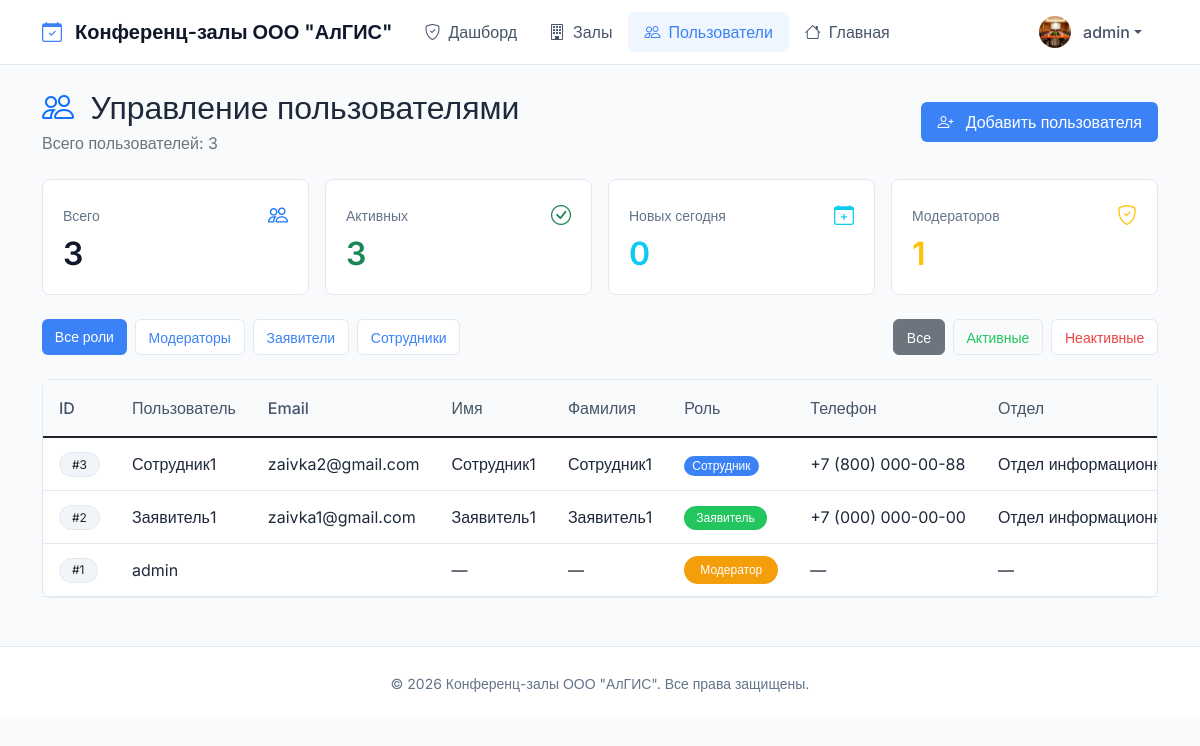
Page /moderator/users/ (signed in) on the committed database.
### bookings/models.py (models this page shows, shortened)
class User(AbstractUser):
    ROLE_CHOICES = (
        ('moderator', 'Модератор'),
        ('requester', 'Заявитель'),
        ('employee', 'Сотрудник'),
    )
    role = models.CharField(max_length=20, choices=ROLE_CHOICES, default='employee', verbose_name="Роль")
    phone = models.CharField(max_length=20, blank=True, verbose_name="Телефон")
    department = models.CharField(max_length=100, blank=True, verbose_name="Отдел")
    avatar = models.ImageField(upload_to='avatars/', blank=True, null=True, verbose_name="Аватар")
    def get_full_name(self):
        if self.first_name and self.last_name:
            return f"{self.first_name} {self.last_name}"
        return self.username
    class Meta:
        verbose_name = "Пользователь"
        verbose_name_plural = "Пользователи"

### bookings/views.py (the view)
# urls.py: path('moderator/users/', views.user_management, name='user_management'),
@moderator_required
def user_management(request):
    users = User.objects.all().order_by('-date_joined')
    role_filter = request.GET.get('role', 'all')
    active_filter = request.GET.get('active', 'all')
    if role_filter != 'all':
        users = users.filter(role=role_filter)
    if active_filter == 'active':
        users = users.filter(is_active=True)
    elif active_filter == 'inactive':
        users = users.filter(is_active=False)
    page = request.GET.get('page', 1)
    paginator = Paginator(users, 20)
    try:
        users_page = paginator.page(page)
    except PageNotAnInteger:
        users_page = paginator.page(1)
    except EmptyPage:
        users_page = paginator.page(paginator.num_pages)
    today = timezone.now().date()
    stats = {
        'total': User.objects.count(),
        'moderators': User.objects.filter(role='moderator').count(),
        'requesters': User.objects.filter(role='requester').count(),
        'employees': User.objects.filter(role='employee').count(),
        'active': User.objects.filter(is_active=True).count(),
        'new_today': User.objects.filter(date_joined__date=today).count(),
    }
    return render(request, 'bookings/user_management.html', {
        'users': users_page,  # Объект Page с пагинацией
        'stats': stats,
        'role_filter': role_filter,
        'active_filter': active_filter
    })

### bookings/templates/bookings/user_management.html (shortened to what this page needs)
{% extends 'bookings/base.html' %}
{% load static %}
{% block content %}
<div class="row mb-4">
    <div class="col-12">
        <div class="d-flex flex-wrap justify-content-between align-items-center gap-3">
            <div>
                <h2 class="fw-semibold mb-1">
                    <i class="bi bi-people text-primary me-2"></i>
                    Управление пользователями
                </h2>
                <p class="text-secondary mb-0">Всего пользователей: {{ stats.total }}</p>
            </div>
            <a href="{% url 'bookings:create_user' %}" class="btn btn-primary">
                <i class="bi bi-person-plus me-2"></i>
                Добавить пользователя
            </a>
        </div>
    </div>
</div>
<div class="row g-3 mb-4">
    <div class="col-sm-6 col-md-3">
        <div class="stat-card">
            <div class="d-flex align-items-center justify-content-between mb-2">
                <span class="stat-label">Всего</span>
                <i class="bi bi-people text-primary"></i>
            </div>
            <div class="stat-value">{{ stats.total }}</div>
        </div>
    </div>
    <div class="col-sm-6 col-md-3">
        <div class="stat-card">
            <div class="d-flex align-items-center justify-content-between mb-2">
                <span class="stat-label">Активных</span>
                <i class="bi bi-check-circle text-success"></i>
            </div>
            <div class="stat-value text-success">{{ stats.active }}</div>
        </div>
    </div>
    <div class="col-sm-6 col-md-3">
        <div class="stat-card">
            <div class="d-flex align-items-center justify-content-between mb-2">
                <span class="stat-label">Новых сегодня</span>
                <i class="bi bi-calendar-plus text-info"></i>
            </div>
            <div class="stat-value text-info">{{ stats.new_today }}</div>
        </div>
    </div>
    <div class="col-sm-6 col-md-3">
        <div class="stat-card">
            <div class="d-flex align-items-center justify-content-between mb-2">
                <span class="stat-label">Модераторов</span>
                <i class="bi bi-shield-check text-warning"></i>
            </div>
            <div class="stat-value text-warning">{{ stats.moderators }}</div>
        </div>
    </div>
</div>
<div class="row mb-4">
    <div class="col-12">
        <div class="d-flex flex-wrap gap-2 align-items-center justify-content-between">
            <div class="d-flex flex-wrap gap-2">
                <a href="?role=all{% if active_filter %}&active={{ active_filter }}{% endif %}"
                   class="btn btn-sm {% if role_filter == 'all' %}btn-primary{% else %}btn-outline-primary{% endif %}">
                    Все роли
                </a>
                <a href="?role=moderator{% if active_filter %}&active={{ active_filter }}{% endif %}"
                   class="btn btn-sm {% if role_filter == 'moderator' %}btn-primary{% else %}btn-outline-primary{% endif %}">
                    Модераторы
                </a>
                <a href="?role=requester{% if active_filter %}&active={{ active_filter }}{% endif %}"
                   class="btn btn-sm {% if role_filter == 'requester' %}btn-primary{% else %}btn-outline-primary{% endif %}">
                    Заявители
                </a>
                <a href="?role=employee{% if active_filter %}&active={{ active_filter }}{% endif %}"
                   class="btn btn-sm {% if role_filter == 'employee' %}btn-primary{% else %}btn-outline-primary{% endif %}">
                    Сотрудники
                </a>
            </div>
            <div class="d-flex flex-wrap gap-2">
                <a href="?active=all{% if role_filter %}&role={{ role_filter }}{% endif %}"
                   class="btn btn-sm {% if active_filter == 'all' %}btn-secondary{% else %}btn-outline-secondary{% endif %}">
                    Все
                </a>
                <a href="?active=active{% if role_filter %}&role={{ role_filter }}{% endif %}"
                   class="btn btn-sm {% if active_filter == 'active' %}btn-success{% else %}btn-outline-success{% endif %}">
                    Активные
                </a>
                <a href="?active=inactive{% if role_filter %}&role={{ role_filter }}{% endif %}"
                   class="btn btn-sm {% if active_filter == 'inactive' %}btn-danger{% else %}btn-outline-danger{% endif %}">
                    Неактивные
                </a>
            </div>
        </div>
    </div>
</div>
<div class="row">
    <div class="col-12">
        <div class="border rounded-3 bg-white">
            {% if users %}
                <div style="max-height: 500px; overflow-y: auto;">
                    <table class="table table-hover align-middle mb-0" style="width: 100%;">
                        <thead class="bg-light" style="position: sticky; top: 0; z-index: 10;">
                            <tr>
                                <th class="px-3 py-3 fw-medium">ID</th>
                                <th class="px-3 py-3 fw-medium">Пользователь</th>
                                <th class="px-3 py-3 fw-medium">Email</th>
                                <th class="px-3 py-3 fw-medium">Имя</th>
                                <th class="px-3 py-3 fw-medium">Фамилия</th>
                                <th class="px-3 py-3 fw-medium">Роль</th>
                                <th class="px-3 py-3 fw-medium">Телефон</th>
                                <th class="px-3 py-3 fw-medium">Отдел</th>
                            </tr>
                        </thead>
                        <tbody>
                            {% for user in users %}
                                <tr>
                                    <td class="px-3 py-2">
                                        <span class="badge bg-light text-dark">#{{ user.id }}</span>
                                    </td>
                                    <td class="px-3 py-2 fw-medium">{{ user.username }}</td>
                                    <td class="px-3 py-2">{{ user.email }}</td>
                                    <td class="px-3 py-2">{{ user.first_name|default:"—" }}</td>
                                    <td class="px-3 py-2">{{ user.last_name|default:"—" }}</td>
                                    <td class="px-3 py-2">
                                        <span class="badge
                                            {% if user.role == 'moderator' %}bg-warning
                                            {% elif user.role == 'requester' %}bg-success
                                            {% else %}bg-info{% endif %}">
                                            {{ user.get_role_display }}
                                        </span>
                                    </td>
                                    <td class="px-3 py-2">{{ user.phone|default:"—" }}</td>
                                    <td class="px-3 py-2">{{ user.department|default:"—" }}</td>
                                </tr>
                            {% endfor %}
                        </tbody>
                    </table>
                </div>
            {% endif %}
        </div>
    </div>
</div>
{% endblock %}

### bookings/templates/bookings/base.html (shortened to what this page needs)
<!DOCTYPE html>
<html lang="ru">
<head>
    <link href="https://cdn.jsdelivr.net/npm/bootstrap@5.1.3/dist/css/bootstrap.min.css" rel="stylesheet">
    <link rel="stylesheet" href="https://cdn.jsdelivr.net/npm/bootstrap-icons@1.8.1/font/bootstrap-icons.css">
    {% load static %}
    <link rel="stylesheet" href="{% static 'bookings/css/style.css' %}">
</head>
<body>
    <nav class="navbar navbar-expand-lg">
        <div class="container">
            <a class="navbar-brand" href="{% url 'bookings:index' %}">
                <i class="bi bi-calendar-check"></i>
                <span class="d-none d-sm-inline">Конференц-залы ООО "АлГИС"</span>
            </a>
            <div class="collapse navbar-collapse" id="navbarNav">
                <ul class="navbar-nav me-auto">
                    {% if user.is_authenticated %}
                        {% if user.role == 'moderator' %}
                            <li class="nav-item">
                                <a class="nav-link {% if request.resolver_match.url_name == 'moderator_dashboard' %}active{% endif %}"
                                   href="{% url 'bookings:moderator_dashboard' %}">
                                    <i class="bi bi-shield-check"></i>Дашборд
                                </a>
                            </li>
                            <li class="nav-item">
                                <a class="nav-link {% if request.resolver_match.url_name == 'room_management' %}active{% endif %}"
                                   href="{% url 'bookings:room_management' %}">
                                    <i class="bi bi-building"></i>Залы
                                </a>
                            </li>
                            <li class="nav-item">
                                <a class="nav-link {% if request.resolver_match.url_name == 'user_management' %}active{% endif %}"
                                   href="{% url 'bookings:user_management' %}">
                                    <i class="bi bi-people"></i>Пользователи
                                </a>
                            </li>
                        {% endif %}
                        <li class="nav-item">
                            <a class="nav-link" href="{% url 'bookings:index' %}">
                                <i class="bi bi-house"></i><span class="d-none d-sm-inline">Главная</span>
                            </a>
                        </li>
                    {% endif %}
                </ul>
                <ul class="navbar-nav">
                    {% if user.is_authenticated %}
                        <li class="nav-item dropdown">
                            <a class="nav-link dropdown-toggle" href="#" id="userDropdown" role="button"
                               data-bs-toggle="dropdown" aria-expanded="false">
                                {% if user.avatar and user.avatar.url %}
                                    <img src="{{ user.avatar.url }}" class="avatar-image" alt="{{ user.username }}">
                                {% else %}
                                    <div class="avatar-circle">
                                        {{ user.username|first|upper }}
                                    </div>
                                {% endif %}
                                <span class="user-name d-none d-lg-inline">{{ user.get_full_name|default:user.username }}</span>
                            </a>
                        </li>
                    {% endif %}
                </ul>
            </div>
        </div>
    </nav>
    <main class="container mt-4">
        {% block content %}
        {% endblock %}
    </main>
    <footer class="footer mt-5 py-4">
        <div class="container text-center">
            <span class="small">© 2026 Конференц-залы ООО "АлГИС". Все права защищены.</span>
        </div>
    </footer>
</body>
</html>

### rows in the picture
User: avatar (picture), get_full_name "admin", id "1", username "admin", first_name "—", last_name "—", role "Модератор", phone "—", department "—"
User: id "3", username "Сотрудник1", email "zaivka2@gmail.com", first_name "Сотрудник1", last_name "Сотрудник1", role "Сотрудник", phone "+7 (800) 000-00-88", department "Отдел…"
User: id "2", username "Заявитель1", email "zaivka1@gmail.com", first_name "Заявитель1", last_name "Заявитель1", role "Заявитель", phone "+7 (000) 000-00-00", department "Отдел…"

### other values in the picture
{{ stats.total }} "3"
{{ stats.active }} "3"
{{ stats.new_today }} "0"
{{ stats.moderators }} "1"
